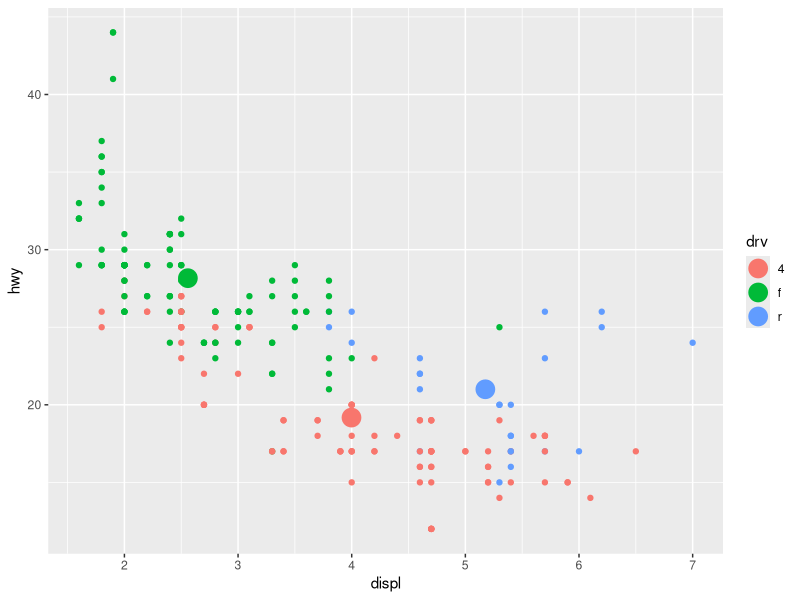
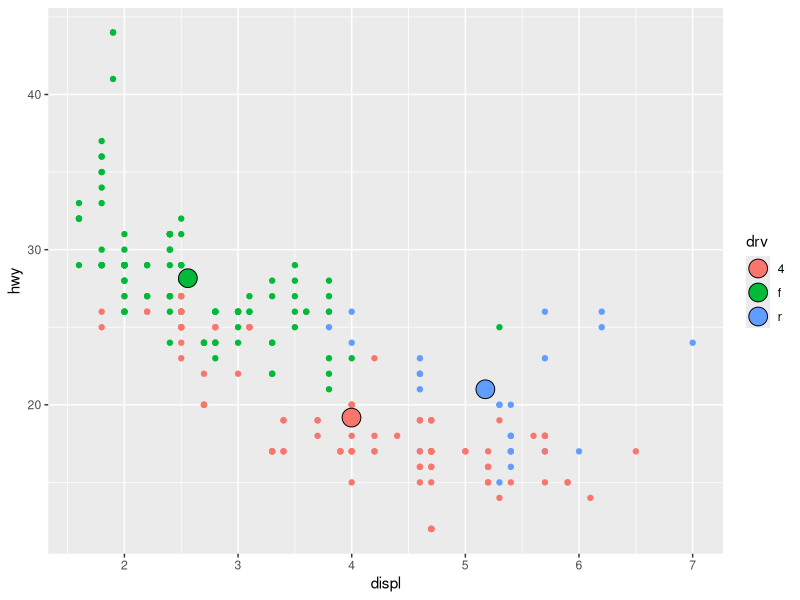
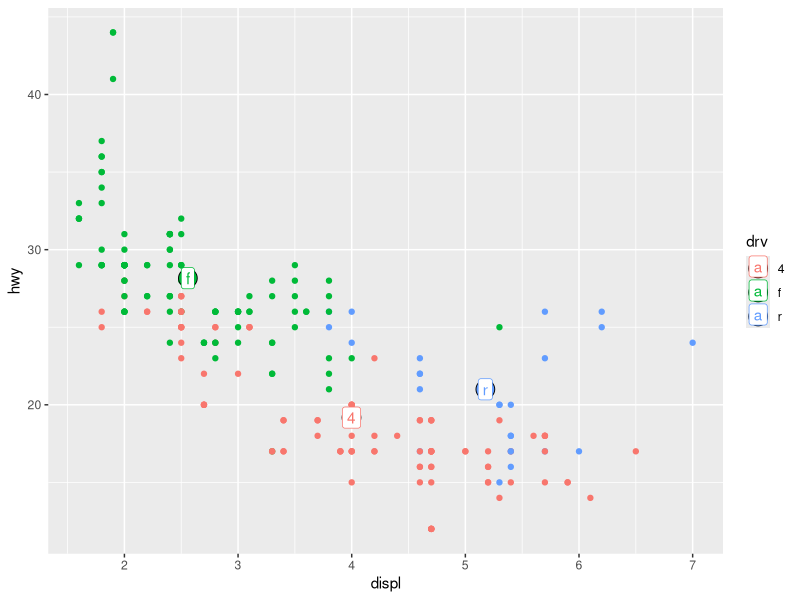
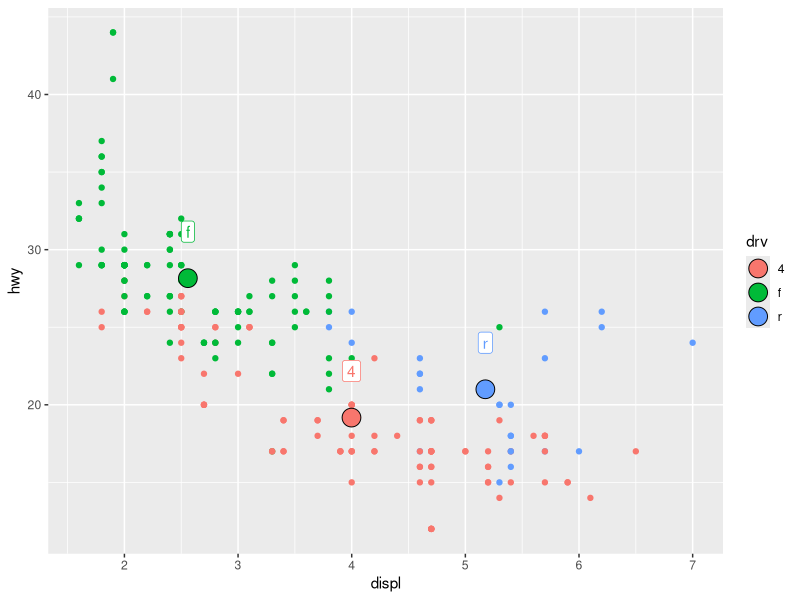
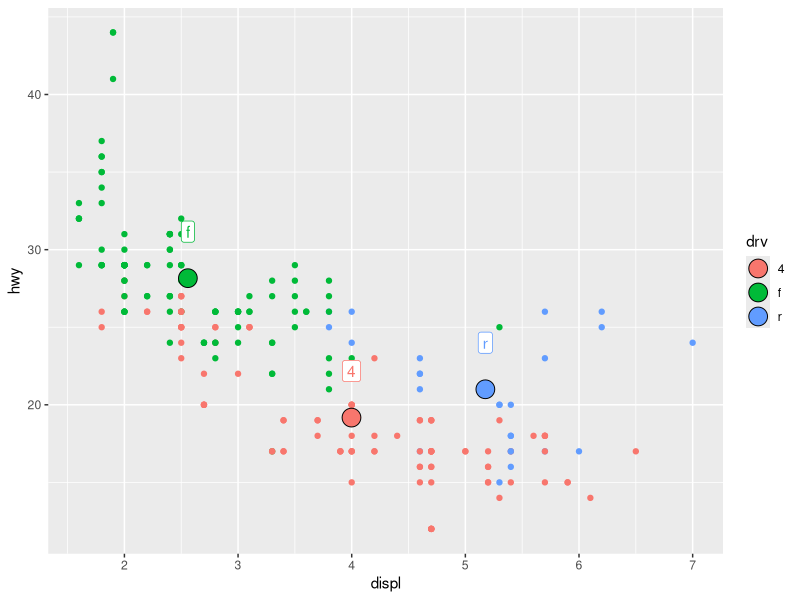
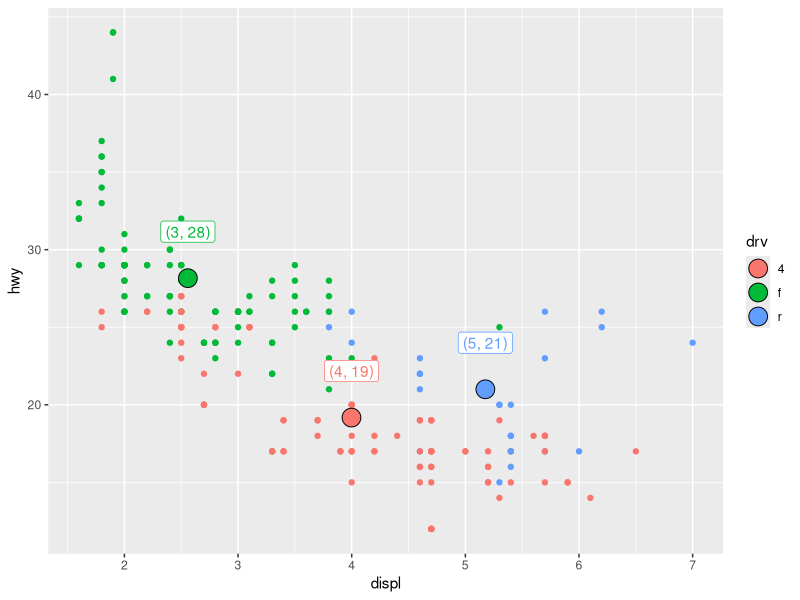
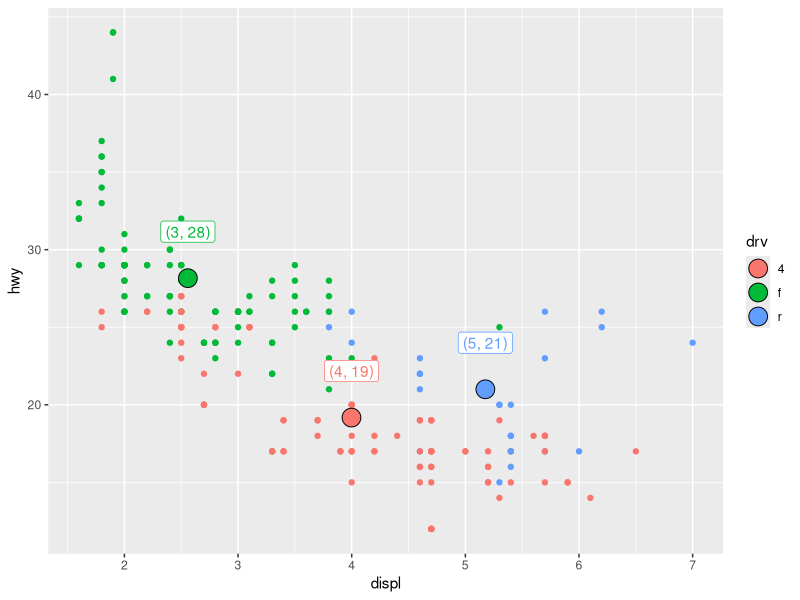
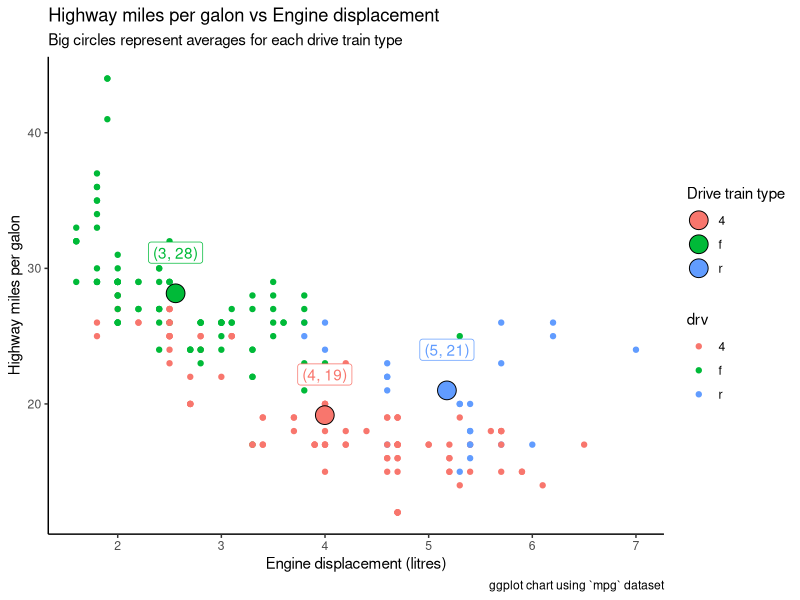

Generate these figures, in order, with R:
library(tidyverse)

# compute a second dataset to plot on top of mpg
avgs <-
  mpg %>%
  group_by(drv) %>%
  summarize(displ = mean(displ), hwy = mean(hwy))
avgs

# Using 2 data sets foir a single plot
ggplot(mpg, aes(x = displ, y = hwy, color = drv))  +
  geom_point() +
  geom_point(data = avgs, size = 6)

# Actually let's use fancy circles, using for aggregated dots the shape 21,
 # that has a color AND a fill
ggplot(mpg, aes(x = displ, y = hwy, color = drv))  +
  geom_point() +
  geom_point(aes(fill = drv), data = avgs, size = 6, shape = 21, color = "black")

# Let's add a label too
ggplot(mpg, aes(x = displ, y = hwy, color = drv))  +
  geom_point() +
  geom_point(aes(fill = drv), data = avgs, size = 6, shape = 21, color = "black")  +
  geom_label(aes(label = drv), data = avgs)

# The label is in front of the circle! and the legend changed too
# Let's nudge the label first
ggplot(mpg, aes(x = displ, y = hwy, color = drv))  +
  geom_point() +
  geom_point(aes(fill = drv), data = avgs, size = 6, shape = 21, color = "black")  +
  geom_label(aes(label = drv), data = avgs, nudge_y = 3, show.legend = FALSE)

# Now let's set show.legend = FALSE in last layer so we keep the legend from the previous layer
ggplot(mpg, aes(x = displ, y = hwy, color = drv))  +
  geom_point() +
  geom_point(aes(fill = drv), data = avgs, size = 6, shape = 21, color = "black")  +
  geom_label(aes(label = drv), data = avgs, nudge_y = 3, show.legend = FALSE)

# Can we make these labels more informative ? maybe they could contain the coordinates ?
# we can build a fancy label on the fly
library(glue)
ggplot(mpg, aes(x = displ, y = hwy, color = drv))  +
  geom_point() +
  geom_point(aes(fill = drv), data = avgs, size = 6, shape = 21, color = "black") +
  geom_label(aes(label = glue("({round(displ)}, {round(hwy)})")),
             data = avgs, , nudge_y = 3, show.legend = FALSE)

# it's find this way, but I like to keep data manipulation outside of the plot,
# let's add a col to our avgs dataset
avgs <-
  avgs %>%
  mutate(lab = glue("({round(displ)}, {round(hwy)})"))
avgs

# now we can simplify the plot code
ggplot(mpg, aes(x = displ, y = hwy, color = drv))  +
  geom_point() +
  geom_point(aes(fill = drv), data = avgs, size = 6, shape = 21, color = "black") +
  geom_label(aes(label = lab), data = avgs, , nudge_y = 3, show.legend = FALSE)


# Ok let's prettify it, these variable names are a bit obscure and this gray default
# color is ugly
ggplot(mpg, aes(x = displ, y = hwy, color = drv))  +
  geom_point() +
  geom_point(aes(fill = drv), data = avgs, size = 6, shape = 21, color = "black") +
  geom_label(aes(label = lab), data = avgs, , nudge_y = 3, show.legend = FALSE) +
  labs(
    title = "Highway miles per galon vs Engine displacement",
    subtitle = "Big circles represent averages for each drive train type",
    caption = "ggplot chart using `mpg` dataset",
    x = "Engine displacement (litres)",
    y = "Highway miles per galon",
    fill = "Drive train type") +
  theme_classic()

# Oh no! if I set the legend manually the legend that comes with the 2nd layer
# doesn't override the first legend, I know have both, but I don't need the other one!
# I'll set show.legend = FALSE to that one too
ggplot(mpg, aes(x = displ, y = hwy, color = drv))  +
  geom_point(show.legend = FALSE) +
  geom_point(aes(fill = drv), data = avgs, size = 6, shape = 21, color = "black") +
  geom_label(aes(label = lab), data = avgs, , nudge_y = 3, show.legend = FALSE) +
  labs(
    title = "Highway miles per galon vs Engine displacement",
    subtitle = "Big circles represent averages for each drive train type",
    caption = "ggplot chart using `mpg` dataset",
    x = "Engine displacement (litres)",
    y = "Highway miles per galon",
    fill = "Drive train type") +
  theme_classic()



